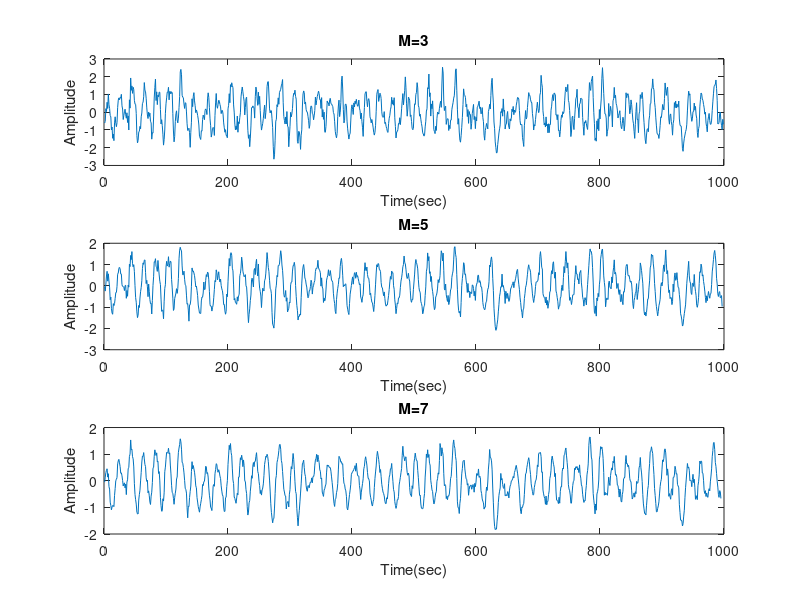

Write MATLAB code to recreate this figure.
fs = 1000; %取樣頻率1000Hz
t = (0:1/fs:1)'; %測量時間為1秒，從0開始，每1/fs秒取一次，直到1秒
N = length(t); %取樣次數
y = sin(2*pi*50*t); %產生正弦波
yn = randn(N,1)+y;

M=3;
yy=[];
for i=1:1:N-M+1 % sliding window
  yy1=yn(i:i+M-1);
  yy2=mean(yy1);
  yy=[yy yy2];
end
yy3=yy;

M=5;
yy=[];
for i=1:1:N-M+1 % sliding window
  yy1=yn(i:i+M-1);
  yy2=mean(yy1);
  yy=[yy yy2];
end
yy5=yy;

M=7;
yy=[];
for i=1:1:N-M+1 % sliding window
  yy1=yn(i:i+M-1);
  yy2=mean(yy1);
  yy=[yy yy2];
end
yy7=yy;


%畫圖
figure(1)
subplot(311)
plot(yy3)
title('M=3')
xlabel('Time(sec)')
ylabel('Amplitude')

subplot(312)
plot(yy5)
title('M=5')
xlabel('Time(sec)')
ylabel('Amplitude')

subplot(313)
plot(yy7)
title('M=7')
xlabel('Time(sec)')
ylabel('Amplitude')
